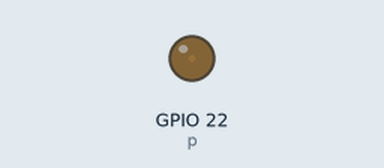
Recording of a program running on a simulated Raspberry Pi (BCM pin numbers). On the bench: output pins drawn as LEDs (lit = HIGH).

Above: at 0.05 s.
At 2.0 s:
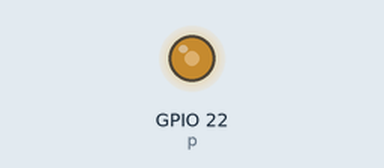
At 2.95 s:
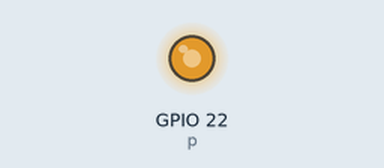
At 3.95 s:
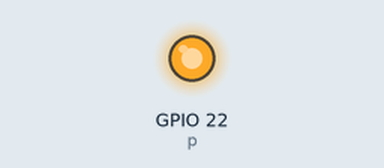
Timing chart, 0 to 9.1 s (numbered marks = the images above):
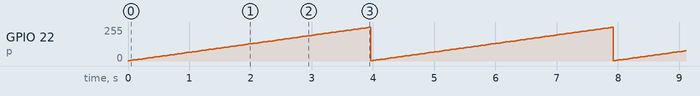

The program:

PWM.py
```python
import RPi.GPIO as GPIO
import time

GPIO.setmode(GPIO.BOARD)
GPIO.setwarnings(False)
GPIO.setup(22, GPIO.OUT)

p = GPIO.PWM(22,500)
p.start(0)

while 1:
    for i in range(1,100,1):
        p.ChangeDutyCycle(i)
        time.sleep(0.04)
GPIO.cleanup()
'''
import RPi.GPIO as GPIO  #导入gpio口驱动模块
import time              #导入时间模块
pwm_pin = 18             #定义pwm输出引脚

GPIO.setmode(GPIO.BCM)   #定义树莓派gpio引脚以BCM方式编号
GPIO.setup(pwm_pin,GPIO.OUT)  #使能gpio口为输出
pwm = GPIO.PWM(pwm_pin,333)   #定义pwm输出频率
while True:
    for i in range(47,80):       #for循环调整脉宽
	    print("ok")               #输出提示
	    pwm.start(i)              #启动pwm
	    time.sleep(0.05)           #延时
'''


'''
import RPi.GPIO as GPIO
import time

GPIO.setmode(GPIO.BCM)
GPIO.setwarnings(False)
GPIO.setup(2,GPIO.OUT)

while True:
    time.sleep(2)
    GPIO.output(2,GPIO.HIGH)
    print("H")

    time.sleep(2)
    GPIO.output(2,GPIO.LOW)
    print("L")
'''
```

Measured:
- by itself, GPIO 22 (p): ramps from 3/255 to 252/255 and jumps back, once every 4.0 s
